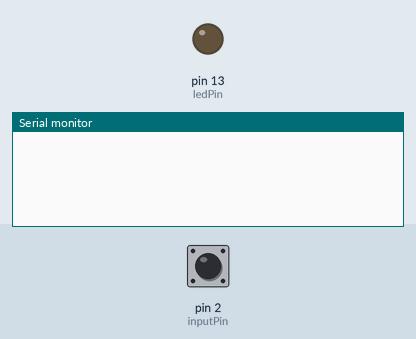
This sketch was run on a simulated Arduino Uno, built with avr-gcc and run on an emulated ATmega328P. On the bench: output pins drawn as LEDs (lit = HIGH), the last lines printed to the serial monitor. Inputs (shaded band) come from the test bench; at power-on: pin 2 (inputPin) HIGH.

Above: at 1.2 s.
1.3 s: pin 2 (inputPin) driven LOW
At 2.7 s:
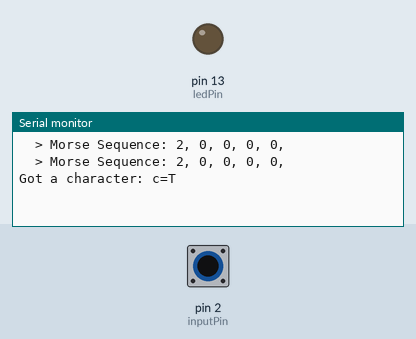
3.0 s: pin 2 (inputPin) pulsed HIGH 2 times (0.12 s each, 0.3 s apart)
At 4.3 s:
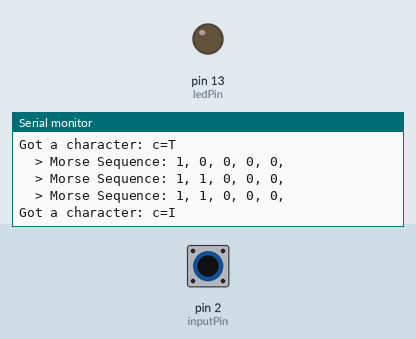
5.1 s: pin 2 (inputPin) pulsed HIGH 5 times (0.12 s each, 0.3 s apart)
At 7.7 s:
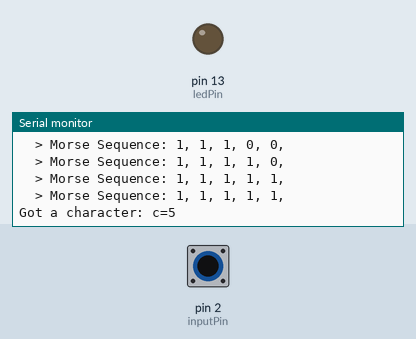

Measured:
- after the input at 1.3 s, the serial monitor: prints a new line at once (image 1)
- after the input at 3.0 s, the serial monitor: prints a new line after 0.13 s (image 2)
- after the input at 5.1 s, the serial monitor: prints a new line after 0.72 s (image 3)

The sketch:

Morse_dec_and_Pw_check.ino
```cpp
/*
* Morse Code Decoder and door opener
*
* Josh Myer <josh@joshisanerd.com>
*
* 20090103 rev 0 -- ugly and unfortunate, but mostly functional (my first arduino code)
*
* Hook a debounced switch up to digital pin 2, like you would for the Button demo.
*
* This code reads morse code from digital02, turning it into ASCII characters.
* If you key in "SOS" (... --- ...), it will turn on the LED on digital13.
*
* The intended application is to let me key in a password at my apartment's
* front gate and have it automatically let me into the building, instead of
* fumbling around for keys.
* There's still lots of stuff to do and clean up, but I wanted to share the idea
* and the current implementation to help spur people on.
*/
#include <avr/pgmspace.h>
#include <string.h>

const int ledPin = 13;
const int inputPin = 2;

#define THRESHOLD 3
#define DELAY_TIME 10

#define NCHARS 26 + 10 + 3

char Morse_AsccisChars[NCHARS] =
    {
        'A', 'B', 'C', 'D', 'E', 'F', 'G', 'H', 'I', 'J', 'K', 'L', 'M', 'N', 'O', 'P', 'Q', 'R', 'S', 'T', 'U', 'V', 'W', 'X', 'Y', 'Z', '0', '1', '2', '3', '4', '5', '6', '7', '8', '9', '.', ',', '?'};

char *Morse_MorseChars[NCHARS] =
    {
        ".-", "-...", "-.-.", "-..", ".", "..-.", "--.", "....", "..", ".---", "-.-", ".-..", "--", "-.", "---", ".--.", "--.-", ".-.", "...", "-", "..-", "...-", ".--", "-..-", "-.--", "--..", "-----", ".----", "..---", "...--", "....-", ".....", "-....", "--...", "---..", "----.", ".-.-.-", "--..--", "..--.."};

#define PAUSE 0
#define DIT 1
#define DAH 2
#define DDLEN 5

char password[] = "SOS";
char receivedChars[10];
int receivedCharsCursor = 0;

int morseSequence[DDLEN];
int morseSequenceCursor = 0;

void setup()
{
  pinMode(ledPin, OUTPUT);
  pinMode(inputPin, INPUT);

  for (int i = 0; i < DDLEN; i++)
  {
    morseSequence[i] = 0;
  }

  morseSequenceCursor = 0;

  for (int i = 0; i < 10; i++)
  {
    receivedChars[i] = 0;
  }

  receivedCharsCursor = 0;

  Serial.begin(9600);
}

void printMorseSequence()
{
  Serial.print("  > Morse Sequence: ");
  for (int i = 0; i < DDLEN; i++)
  {
    Serial.print(morseSequence[i]);
    Serial.print(", ");
  }
  Serial.println();
}

boolean compareMorseSequence(char *sequence)
{
  if (morseSequence[0] == PAUSE)
    return false;

  int i;

  for (i = 0; morseSequence[i] != PAUSE && i < DDLEN; i++)
  {
    if (morseSequence[i] == DIT && sequence[i] == '-')
    {
      return false;
    }
    if (morseSequence[i] == DAH && sequence[i] == '.')
    {
      return false;
    }
  }

  if (i != strlen(sequence))
    return false;

  return true;
}

void decodeMorse()
{
  for (int i = 0; i < NCHARS; i++)
  {
    if (compareMorseSequence(Morse_MorseChars[i]))
    {
      char c = Morse_AsccisChars[i];
      emitCharacter(c);
      break;
    }
  }

  for (int i = 0; i < DDLEN; i++)
  {
    morseSequence[i] = 0;
  }

  morseSequenceCursor = 0;
}

void checkPassword()
{
  Serial.print("Check password: ");
  Serial.print(receivedChars);
  Serial.println();

  if (0 != strstr(receivedChars, password))
  {
    digitalWrite(ledPin, HIGH);
  }
}

void emitCharacter(char c)
{
  Serial.print("Got a character: c=");
  Serial.println(c);
  receivedChars[receivedCharsCursor] = c;
  receivedCharsCursor++;
  if (receivedCharsCursor >= strlen(password))
  {
    checkPassword();
  }
}

void emitMorse(int value)
{
  morseSequence[morseSequenceCursor] = value;
  morseSequenceCursor++;

  printMorseSequence();
  if (value == PAUSE)
    decodeMorse();
}

void loop()
{
  int val = digitalRead(inputPin);
  static int timeSinceLow = 0;
  static int timeInLow = 0;

  if (val == LOW)
  {
    if (timeSinceLow > 5)
    {
      if (timeSinceLow > 16)
      {
        emitMorse(DAH);
      }
      else
      {
        emitMorse(DIT);
      }
    }

    timeSinceLow = 0;
    timeInLow++;
  }
  else
  {
    timeSinceLow++;
  }

  if (timeInLow == 20)
  {
    emitMorse(PAUSE);
  }

  if (timeSinceLow > THRESHOLD)
  {
    if (timeInLow > 0)
    {
      // digitalWrite(ledPin, HIGH);
    }

    timeInLow = 0;
  }
  else
  {
    // digitalWrite(ledPin, LOW);
  }

  delay(DELAY_TIME);
}
```
